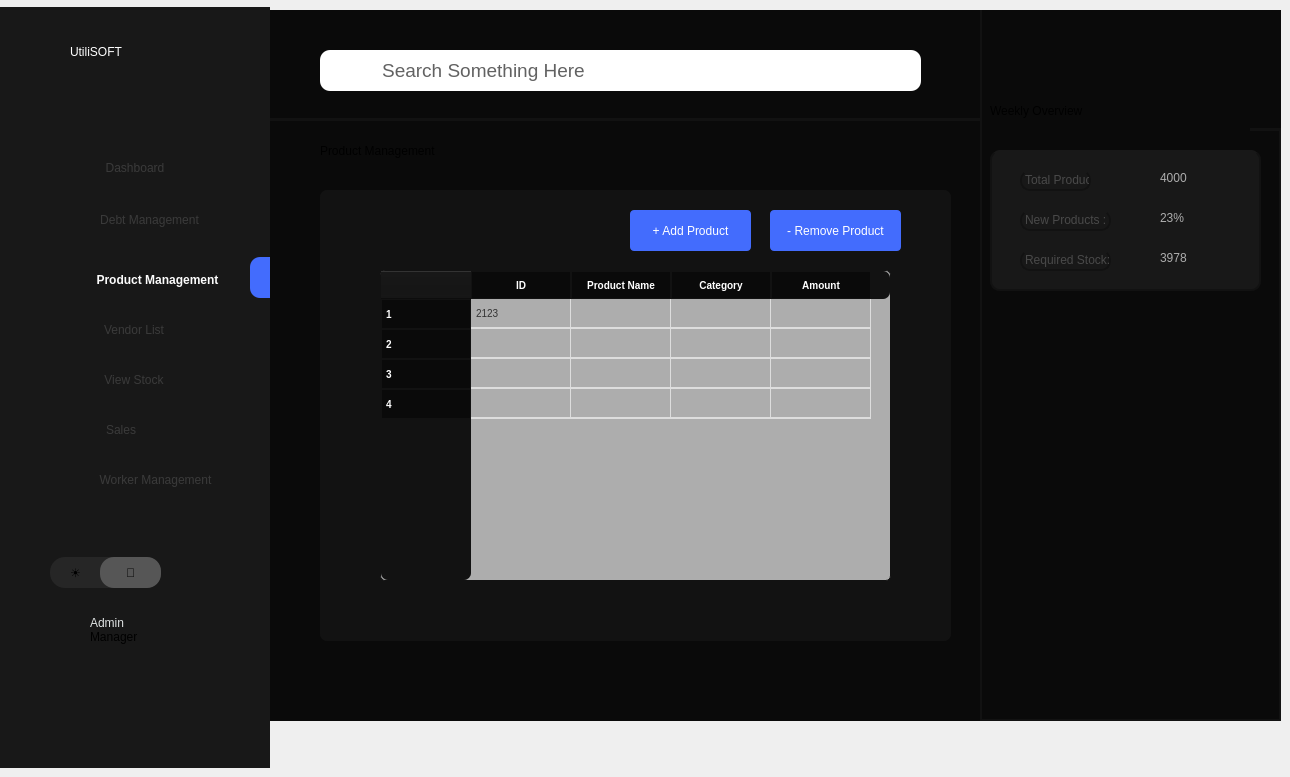
    <widget class="QWidget" name="ProductMgmnt">
     <widget class="QWidget" name="widget_46" native="true">
      <property name="geometry">
       <rect>
        <x>270</x>
        <y>120</y>
        <width>711</width>
        <height>601</height>
       </rect>
      </property>
      <property name="styleSheet">
       <string notr="true">background:#0a0a0a;</string>
      </property>
      <widget class="QLabel" name="label_124">
       <property name="geometry">
        <rect>
         <x>50</x>
         <y>0</y>
         <width>211</width>
         <height>61</height>
        </rect>
       </property>
       <property name="styleSheet">
        <string notr="true">font: 16pt &quot;Sans Serif Collection&quot;;
border:none;</string>
       </property>
       <property name="text">
        <string>Product Management</string>
       </property>
      </widget>
      <widget class="QWidget" name="widget_47" native="true">
       <property name="geometry">
        <rect>
         <x>50</x>
         <y>70</y>
         <width>631</width>
         <height>451</height>
        </rect>
       </property>
       <property name="styleSheet">
        <string notr="true">background : #121212;
border-radius:7px;</string>
       </property>
       <widget class="QTableWidget" name="tableWidget_10">
        <property name="geometry">
         <rect>
          <x>60</x>
          <y>80</y>
          <width>511</width>
          <height>311</height>
         </rect>
        </property>
        <property name="styleSheet">
         <string notr="true">QTableWidget, QTableView {
    border: 1px solid #121212;
    border-radius: 5px;
    gridline-color: #ddd;
    background-color: #adadad;
    font-size: 10px;
    font-family: Arial, sans-serif;
    color: #333;
    selection-background-color: #0078D7;
    selection-color: white;
	MAX-WIDTH:600PX;
}



QHeaderView::section {
	width : 80px;
    background-color:#0a0a0a;
    color: white;
    padding: 4px;
    border: 1px solid #121212;
    font-size: 10px;
    font-weight: bold;
    content-align: center;
}

QTableWidget::item, QTableView::item {
    padding: 2px;
    border-bottom: 1px solid #ddd;
    text-align: center;
	 min-width: 250px;
}

QTableWidget::item:selected, QTableView::item:selected {
    background-color: #0078D7;
    color: white;

}

QTableCornerButton::section {
    background-color: #adadad;
    border: 1px solid #adadad;
	border-top-left-radius: 8px;

  
}
</string>
        </property>
        <row/>
        <row/>
        <row/>
        <row/>
        <column>
         <property name="text">
          <string>ID</string>
         </property>
        </column>
        <column>
         <property name="text">
          <string>Product Name</string>
         </property>
        </column>
        <column>
         <property name="text">
          <string>Category</string>
         </property>
        </column>
        <column>
         <property name="text">
          <string>Amount</string>
         </property>
        </column>
        <item row="0" column="0">
         <property name="text">
          <string>2123</string>
         </property>
         <property name="icon">
          <iconset theme="QIcon::ThemeIcon::FormatJustifyCenter"/>
         </property>
        </item>
        <item row="0" column="1">
         <property name="text">
          <string/>
         </property>
         <property name="textAlignment">
          <set>AlignCenter</set>
         </property>
         <property name="icon">
          <iconset theme="QIcon::ThemeIcon::FormatJustifyCenter"/>
         </property>
         <property name="flags">
          <set>ItemIsSelectable|ItemIsDragEnabled|ItemIsDropEnabled|ItemIsUserCheckable|ItemIsEnabled</set>
         </property>
        </item>
        <item row="0" column="2">
         <property name="text">
          <string/>
         </property>
         <property name="icon">
          <iconset theme="QIcon::ThemeIcon::FormatJustifyCenter"/>
         </property>
        </item>
        <item row="0" column="3">
         <property name="text">
          <string/>
         </property>
         <property name="font">
          <font>
           <family>Times New Roman</family>
          </font>
         </property>
         <property name="icon">
          <iconset theme="QIcon::ThemeIcon::FormatJustifyCenter"/>
         </property>
        </item>
       </widget>
       <widget class="QPushButton" name="pushButton_39">
        <property name="geometry">
         <rect>
          <x>450</x>
          <y>20</y>
          <width>131</width>
          <height>41</height>
         </rect>
        </property>
        <property name="styleSheet">
         <string notr="true">background:#436cfd;
font: 500 10pt &quot;Microsoft Sans Serif&quot;;
color:white;
border-radius: 4px;
</string>
        </property>
        <property name="text">
         <string>- Remove Product</string>
        </property>
       </widget>
       <widget class="QPushButton" name="pushButton_40">
        <property name="geometry">
         <rect>
          <x>310</x>
          <y>20</y>
          <width>121</width>
          <height>41</height>
         </rect>
        </property>
        <property name="styleSheet">
         <string notr="true">background:#436cfd;
font: 500 10pt &quot;Microsoft Sans Serif&quot;;
color:white;
border-radius: 4px;
</string>
        </property>
        <property name="text">
         <string>+ Add Product</string>
        </property>
       </widget>
      </widget>
     </widget>
     <widget class="QFrame" name="frame_4">
      <property name="geometry">
       <rect>
        <x>0</x>
        <y>7</y>
        <width>270</width>
        <height>761</height>
       </rect>
      </property>
      <property name="styleSheet">
       <string notr="true">max-width:270px;
max-height:768px;
background-color:#181818;</string>
      </property>
      <widget class="QLabel" name="label_125">
       <property name="geometry">
        <rect>
         <x>70</x>
         <y>10</y>
         <width>181</width>
         <height>70</height>
        </rect>
       </property>
       <property name="styleSheet">
        <string notr="true">max-height:70px;
max-width:200px;
background:transparent;
font: 700 28pt &quot;Century Gothic&quot;;
color:white;
 text-align: center; 
 vertical-align: middle;</string>
       </property>
       <property name="text">
        <string>UtiliSOFT</string>
       </property>
      </widget>
      <widget class="QPushButton" name="page31">
       <property name="geometry">
        <rect>
         <x>0</x>
         <y>100</y>
         <width>270</width>
         <height>81</height>
        </rect>
       </property>
       <property name="styleSheet">
        <string notr="true">margin-top:40px;
        /* Full width of sidebar */
  height: 45px;        /* Optimal button height */
  text-align: center;    /* Align text to the left */
   /* Add space for text from the edge */
      /* Use flexbox for alignment */
 /* Align text &amp; icon vertically */
  gap: 10px; 

	border:none;
color:#3a3a3a;</string>
       </property>
       <property name="text">
        <string>Dashboard</string>
       </property>
      </widget>
      <widget class="QPushButton" name="page32">
       <property name="geometry">
        <rect>
         <x>0</x>
         <y>190</y>
         <width>271</width>
         <height>45</height>
        </rect>
       </property>
       <property name="styleSheet">
        <string notr="true">
     /* Full width of sidebar */
  height: 45px;        /* Optimal button height */
  text-align: center;    /* Align text to the left */
  padding-left: 28px;  /* Add space for text from the edge */
     /* Use flexbox for alignment */
/* Align text &amp; icon vertically */
  gap: 10px; 
	border:none;
color:#3a3a3a;

	border:none;
</string>
       </property>
       <property name="text">
        <string>Debt Management</string>
       </property>
      </widget>
      <widget class="QPushButton" name="page33">
       <property name="geometry">
        <rect>
         <x>0</x>
         <y>250</y>
         <width>270</width>
         <height>45</height>
        </rect>
       </property>
       <property name="styleSheet">
        <string notr="true">
         /* Full width of sidebar */
  height: 45px;        /* Optimal button height */
  text-align: center;    /* Align text to the left */
/* Add space for text from the edge */
  display: flex;       /* Use flexbox for alignment */
  align-items: center; /* Align text &amp; icon vertically */
  gap: 10px; 
	border:none;

font-weight:600;
	border:none;
color:#fcfcfc;

padding-left: 45px;</string>
       </property>
       <property name="text">
        <string>Product Management</string>
       </property>
      </widget>
      <widget class="QPushButton" name="page34">
       <property name="geometry">
        <rect>
         <x>-1</x>
         <y>300</y>
         <width>270</width>
         <height>45</height>
        </rect>
       </property>
       <property name="styleSheet">
        <string notr="true">
         /* Full width of sidebar */
  height: 45px;        /* Optimal button height */
  text-align: center;    /* Align text to the left */
  /* Add space for text from the edge */
  display: flex;       /* Use flexbox for alignment */
  align-items: center; /* Align text &amp; icon vertically */
  gap: 10px; 
	border:none;
color:#3a3a3a;</string>
       </property>
       <property name="text">
        <string>Vendor List</string>
       </property>
      </widget>
      <widget class="QPushButton" name="page35">
       <property name="geometry">
        <rect>
         <x>-1</x>
         <y>350</y>
         <width>270</width>
         <height>45</height>
        </rect>
       </property>
       <property name="styleSheet">
        <string notr="true">    /* Full width of sidebar */
  height: 45px;        /* Optimal button height */
  text-align: center;    /* Align text to the left */
    /* Add space for text from the edge */

  gap: 10px; 
	border:none;
color:#3a3a3a;</string>
       </property>
       <property name="text">
        <string>View Stock</string>
       </property>
      </widget>
      <widget class="QPushButton" name="page36">
       <property name="geometry">
        <rect>
         <x>0</x>
         <y>400</y>
         <width>270</width>
         <height>45</height>
        </rect>
       </property>
       <property name="styleSheet">
        <string notr="true">      /* Full width of sidebar */
  height: 45px;        /* Optimal button height */
  text-align: center;
padding-right:28px;    /* Align text to the left */
 /* Align text &amp; icon vertically */
  gap: 10px; 
	border:none;
color:#3a3a3a;</string>
       </property>
       <property name="text">
        <string>Sales</string>
       </property>
      </widget>
      <widget class="QPushButton" name="pushButton_47">
       <property name="geometry">
        <rect>
         <x>50</x>
         <y>550</y>
         <width>111</width>
         <height>31</height>
        </rect>
       </property>
       <property name="styleSheet">
        <string notr="true">max-height:37px;
border-radius:15px;
background:#262626;
text-align:left;
padding-left : 20px;</string>
       </property>
       <property name="text">
        <string>☀</string>
       </property>
      </widget>
      <widget class="QPushButton" name="pushButton_48">
       <property name="geometry">
        <rect>
         <x>100</x>
         <y>550</y>
         <width>61</width>
         <height>31</height>
        </rect>
       </property>
       <property name="styleSheet">
        <string notr="true">max-height:37px;
border:3px;
background:#565656;
border-radius:14px;</string>
       </property>
       <property name="text">
        <string>🌙</string>
       </property>
      </widget>
      <widget class="QLabel" name="label_126">
       <property name="geometry">
        <rect>
         <x>90</x>
         <y>600</y>
         <width>121</width>
         <height>31</height>
        </rect>
       </property>
       <property name="styleSheet">
        <string notr="true">font: 18pt &quot;Microsoft Sans Serif&quot;;
color:#e0e4e4;
</string>
       </property>
       <property name="text">
        <string>Admin</string>
       </property>
      </widget>
      <widget class="QLabel" name="label_127">
       <property name="geometry">
        <rect>
         <x>90</x>
         <y>620</y>
         <width>61</width>
         <height>20</height>
        </rect>
       </property>
       <property name="styleSheet">
        <string notr="true">background:none;
</string>
       </property>
       <property name="text">
        <string>Manager</string>
       </property>
      </widget>
      <widget class="QWidget" name="widget_48" native="true">
       <property name="geometry">
        <rect>
         <x>250</x>
         <y>250</y>
         <width>20</width>
         <height>41</height>
        </rect>
       </property>
       <property name="styleSheet">
        <string notr="true">background:#436cfd;
border-top-left-radius: 10px;
    border-bottom-left-radius: 10px;
   border-top-right-radius: 0px;
    border-bottom-right-radius: 0px;</string>
       </property>
      </widget>
      <widget class="QLabel" name="label_128">
       <property name="geometry">
        <rect>
         <x>60</x>
         <y>140</y>
         <width>41</width>
         <height>41</height>
        </rect>
       </property>
       <property name="styleSheet">
        <string notr="true">background-color:transparent;
background-image: url(&quot;:/new/prefix1/images/dashboard-square-02-Stroke-Rounded.png&quot;);
    background-repeat: no-repeat;
    background-position: center;
    background-origin: content;</string>
       </property>
       <property name="text">
        <string/>
       </property>
       <property name="scaledContents">
        <bool>true</bool>
       </property>
      </widget>
      <widget class="QLabel" name="label_129">
       <property name="geometry">
        <rect>
         <x>60</x>
         <y>190</y>
         <width>41</width>
         <height>41</height>
        </rect>
       </property>
       <property name="styleSheet">
        <string notr="true">background-color:transparent;
background-image: url(&quot;:/new/prefix1/images/invoice-Stroke-Rounded.png&quot;);
    background-repeat: no-repeat;
    background-position: center;
    background-origin: content;</string>
       </property>
       <property name="text">
        <string/>
       </property>
       <property name="scaledContents">
        <bool>true</bool>
       </property>
      </widget>
      <widget class="QLabel" name="label_130">
       <property name="geometry">
        <rect>
         <x>50</x>
         <y>600</y>
         <width>40</width>
         <height>40</height>
        </rect>
       </property>
       <property name="styleSheet">
        <string notr="true">background-color:transparent;
background-image: url(&quot;:/new/prefix1/images/user-circle-02-Stroke-Rounded.png&quot;);
    background-repeat: no-repeat;
    background-position: center;
    background-origin: content;
	</string>
       </property>
       <property name="text">
        <string/>
       </property>
       <property name="scaledContents">
        <bool>true</bool>
       </property>
      </widget>
      <widget class="QLabel" name="label_131">
       <property name="geometry">
        <rect>
         <x>60</x>
         <y>400</y>
         <width>41</width>
         <height>41</height>
        </rect>
       </property>
       <property name="styleSheet">
        <string notr="true">background-color:transparent;
background-image: url(&quot;:/new/prefix1/images/shopping-cart-02-Stroke-Rounded.png&quot;);
    background-repeat: no-repeat;
    background-position: center;
    background-origin: content;</string>
       </property>
       <property name="text">
        <string/>
       </property>
       <property name="scaledContents">
        <bool>true</bool>
       </property>
      </widget>
      <widget class="QLabel" name="label_132">
       <property name="geometry">
        <rect>
         <x>60</x>
         <y>250</y>
         <width>41</width>
         <height>41</height>
        </rect>
       </property>
       <property name="styleSheet">
        <string notr="true">background-color:transparent;
background-image: url(&quot;:/new/prefix1/images/package-Stroke-Rounded (1).png&quot;);
    background-repeat: no-repeat;
    background-position: center;
    background-origin: content;</string>
       </property>
       <property name="text">
        <string/>
       </property>
       <property name="scaledContents">
        <bool>true</bool>
       </property>
      </widget>
      <widget class="QLabel" name="label_133">
       <property name="geometry">
        <rect>
         <x>60</x>
         <y>300</y>
         <width>41</width>
         <height>41</height>
        </rect>
       </property>
       <property name="styleSheet">
        <string notr="true">background-color:transparent;
background-image: url(&quot;:/new/prefix1/images/invoice-02-Stroke-Rounded.png&quot;);
    background-repeat: no-repeat;
    background-position: center;
    background-origin: content;</string>
       </property>
       <property name="text">
        <string/>
       </property>
       <property name="scaledContents">
        <bool>true</bool>
       </property>
      </widget>
      <widget class="QLabel" name="label_134">
       <property name="geometry">
        <rect>
         <x>60</x>
         <y>350</y>
         <width>41</width>
         <height>31</height>
        </rect>
       </property>
       <property name="styleSheet">
        <string notr="true">background-color:transparent;
background-image: url(&quot;:/new/prefix1/images//folder-view-Stroke-Rounded.png&quot;);
    background-repeat: no-repeat;
    background-position: center;
    background-origin: content;</string>
       </property>
       <property name="text">
        <string/>
       </property>
       <property name="scaledContents">
        <bool>true</bool>
       </property>
      </widget>
      <widget class="QLabel" name="label_398">
       <property name="geometry">
        <rect>
         <x>60</x>
         <y>450</y>
         <width>41</width>
         <height>41</height>
        </rect>
       </property>
       <property name="styleSheet">
        <string notr="true">background-color:transparent;
background-image: url(&quot;:/new/prefix1/images/user-circle-02-Stroke-Rounded.png&quot;);
    background-repeat: no-repeat;
    background-position: center;
    background-origin: content;</string>
       </property>
       <property name="text">
        <string/>
       </property>
       <property name="scaledContents">
        <bool>true</bool>
       </property>
      </widget>
      <widget class="QPushButton" name="page37">
       <property name="geometry">
        <rect>
         <x>0</x>
         <y>450</y>
         <width>271</width>
         <height>45</height>
        </rect>
       </property>
       <property name="styleSheet">
        <string notr="true">
     /* Full width of sidebar */
  height: 45px;        /* Optimal button height */
  text-align: center;    /* Align text to the left */
  padding-left: 40px;  /* Add space for text from the edge */
     /* Use flexbox for alignment */
/* Align text &amp; icon vertically */
  gap: 10px; 
	border:none;

color:#3a3a3a;</string>
       </property>
       <property name="text">
        <string>Worker Management</string>
       </property>
      </widget>
      <zorder>page37</zorder>
      <zorder>label_398</zorder>
      <zorder>label_125</zorder>
      <zorder>page31</zorder>
      <zorder>page32</zorder>
      <zorder>page33</zorder>
      <zorder>page34</zorder>
      <zorder>page35</zorder>
      <zorder>page36</zorder>
      <zorder>pushButton_47</zorder>
      <zorder>pushButton_48</zorder>
      <zorder>label_126</zorder>
      <zorder>label_127</zorder>
      <zorder>widget_48</zorder>
      <zorder>label_128</zorder>
      <zorder>label_129</zorder>
      <zorder>label_130</zorder>
      <zorder>label_131</zorder>
      <zorder>label_132</zorder>
      <zorder>label_133</zorder>
      <zorder>label_134</zorder>
     </widget>
     <widget class="QWidget" name="widget_49" native="true">
      <property name="geometry">
       <rect>
        <x>270</x>
        <y>10</y>
        <width>711</width>
        <height>111</height>
       </rect>
      </property>
      <property name="styleSheet">
       <string notr="true">border:5px;
background:#0a0a0a;
border: 3px solid #121212;
border-right:none;
border-top:none;
border-left:none;


</string>
      </property>
      <widget class="QLabel" name="label_135">
       <property name="geometry">
        <rect>
         <x>50</x>
         <y>40</y>
         <width>601</width>
         <height>41</height>
        </rect>
       </property>
       <property name="font">
        <font>
         <family>Microsoft Sans Serif</family>
         <pointsize>14</pointsize>
         <italic>false</italic>
         <bold>false</bold>
        </font>
       </property>
       <property name="styleSheet">
        <string notr="true">  border-radius: 10px; 
font: 14pt &quot;Microsoft Sans Serif&quot;;
background: white;
 padding-left: 15px;
color:#626262;
border:none;
</string>
       </property>
       <property name="text">
        <string>        Search Something Here </string>
       </property>
      </widget>
      <widget class="QLabel" name="label_136">
       <property name="geometry">
        <rect>
         <x>60</x>
         <y>50</y>
         <width>31</width>
         <height>21</height>
        </rect>
       </property>
       <property name="styleSheet">
        <string notr="true">border-radius:10px;
border:none;
background-color:none;
  background-image: url(&quot;:/new/prefix1/images/search-01-Stroke-Rounded.png&quot;);
    background-repeat: no-repeat;
    background-position: center;
    background-origin: content;</string>
       </property>
       <property name="text">
        <string/>
       </property>
       <property name="scaledContents">
        <bool>true</bool>
       </property>
      </widget>
     </widget>
     <widget class="QWidget" name="widget_50" native="true">
      <property name="geometry">
       <rect>
        <x>980</x>
        <y>10</y>
        <width>301</width>
        <height>711</height>
       </rect>
      </property>
      <property name="styleSheet">
       <string notr="true">background:#0a0a0a;
border: 2px solid #121212;
border-top:none;</string>
      </property>
      <widget class="QWidget" name="widget_51" native="true">
       <property name="geometry">
        <rect>
         <x>10</x>
         <y>140</y>
         <width>271</width>
         <height>141</height>
        </rect>
       </property>
       <property name="styleSheet">
        <string notr="true">border-radius: 10px;
background:#181818;</string>
       </property>
       <widget class="QLabel" name="label_137">
        <property name="geometry">
         <rect>
          <x>30</x>
          <y>20</y>
          <width>71</width>
          <height>21</height>
         </rect>
        </property>
        <property name="styleSheet">
         <string notr="true">color:#494949;
</string>
        </property>
        <property name="text">
         <string>Total Products:</string>
        </property>
       </widget>
       <widget class="QLabel" name="label_138">
        <property name="geometry">
         <rect>
          <x>30</x>
          <y>60</y>
          <width>91</width>
          <height>21</height>
         </rect>
        </property>
        <property name="styleSheet">
         <string notr="true">color:#494949;
</string>
        </property>
        <property name="text">
         <string>New Products :</string>
        </property>
       </widget>
       <widget class="QLabel" name="label_139">
        <property name="geometry">
         <rect>
          <x>30</x>
          <y>100</y>
          <width>91</width>
          <height>21</height>
         </rect>
        </property>
        <property name="styleSheet">
         <string notr="true">color:#494949;
</string>
        </property>
        <property name="text">
         <string>Required Stock:</string>
        </property>
       </widget>
       <widget class="QLabel" name="label_140">
        <property name="geometry">
         <rect>
          <x>170</x>
          <y>20</y>
          <width>91</width>
          <height>16</height>
         </rect>
        </property>
        <property name="styleSheet">
         <string notr="true">border:none;
color:#adadad;</string>
        </property>
        <property name="text">
         <string>4000</string>
        </property>
       </widget>
       <widget class="QLabel" name="label_141">
        <property name="geometry">
         <rect>
          <x>170</x>
          <y>60</y>
          <width>91</width>
          <height>16</height>
         </rect>
        </property>
        <property name="styleSheet">
         <string notr="true">border:none;
color:#adadad;</string>
        </property>
        <property name="text">
         <string>23%</string>
        </property>
       </widget>
       <widget class="QLabel" name="label_142">
        <property name="geometry">
         <rect>
          <x>170</x>
          <y>100</y>
          <width>91</width>
          <height>16</height>
         </rect>
        </property>
        <property name="styleSheet">
         <string notr="true">border:none;
color:#adadad;</string>
        </property>
        <property name="text">
         <string>3978</string>
        </property>
       </widget>
      </widget>
      <widget class="QWidget" name="widget_52" native="true">
       <property name="geometry">
        <rect>
         <x>980</x>
         <y>0</y>
         <width>301</width>
         <height>720</height>
        </rect>
       </property>
       <property name="styleSheet">
        <string notr="true">background:#0a0a0a;
border: 2px solid #121212;
border-top:none;</string>
       </property>
       <widget class="QLabel" name="label_143">
        <property name="geometry">
         <rect>
          <x>20</x>
          <y>20</y>
          <width>111</width>
          <height>61</height>
         </rect>
        </property>
        <property name="styleSheet">
         <string notr="true">font: 16pt &quot;Sans Serif Collection&quot;;
border:none;</string>
        </property>
        <property name="text">
         <string>Overview</string>
        </property>
       </widget>
       <widget class="QWidget" name="widget_53" native="true">
        <property name="geometry">
         <rect>
          <x>20</x>
          <y>80</y>
          <width>271</width>
          <height>141</height>
         </rect>
        </property>
        <property name="styleSheet">
         <string notr="true">border-radius: 10px;
background:#181818;</string>
        </property>
        <widget class="QLabel" name="label_144">
         <property name="geometry">
          <rect>
           <x>30</x>
           <y>20</y>
           <width>71</width>
           <height>21</height>
          </rect>
         </property>
         <property name="styleSheet">
          <string notr="true">color:#494949;
</string>
         </property>
         <property name="text">
          <string>Total Sales:</string>
         </property>
        </widget>
        <widget class="QLabel" name="label_145">
         <property name="geometry">
          <rect>
           <x>30</x>
           <y>60</y>
           <width>71</width>
           <height>21</height>
          </rect>
         </property>
         <property name="styleSheet">
          <string notr="true">color:#494949;
</string>
         </property>
         <property name="text">
          <string>Total Profit:</string>
         </property>
        </widget>
        <widget class="QLabel" name="label_146">
         <property name="geometry">
          <rect>
           <x>30</x>
           <y>100</y>
           <width>91</width>
           <height>21</height>
          </rect>
         </property>
         <property name="styleSheet">
          <string notr="true">color:#494949;
</string>
         </property>
         <property name="text">
          <string>Remaining Stock:</string>
         </property>
        </widget>
        <widget class="QLabel" name="label_147">
         <property name="geometry">
          <rect>
           <x>170</x>
           <y>20</y>
           <width>91</width>
           <height>16</height>
          </rect>
         </property>
         <property name="styleSheet">
          <string notr="true">border:none;
color:#adadad;</string>
         </property>
         <property name="text">
          <string>4000</string>
         </property>
        </widget>
        <widget class="QLabel" name="label_148">
         <property name="geometry">
          <rect>
           <x>170</x>
           <y>60</y>
           <width>91</width>
           <height>16</height>
          </rect>
         </property>
         <property name="styleSheet">
          <string notr="true">border:none;
color:#adadad;</string>
         </property>
         <property name="text">
          <string>23%</string>
         </property>
        </widget>
        <widget class="QLabel" name="label_149">
         <property name="geometry">
          <rect>
           <x>170</x>
           <y>100</y>
           <width>91</width>
           <height>16</height>
          </rect>
         </property>
         <property name="styleSheet">
          <string notr="true">border:none;
color:#adadad;</string>
         </property>
         <property name="text">
          <string>3978</string>
         </property>
        </widget>
       </widget>
       <widget class="QLabel" name="label_150">
        <property name="geometry">
         <rect>
          <x>30</x>
          <y>240</y>
          <width>141</width>
          <height>61</height>
         </rect>
        </property>
        <property name="styleSheet">
         <string notr="true">font: 16pt &quot;Sans Serif Collection&quot;;
border:none;</string>
        </property>
        <property name="text">
         <string>Weekly Report</string>
        </property>
       </widget>
       <widget class="QTableWidget" name="tableWidget_11">
        <property name="geometry">
         <rect>
          <x>20</x>
          <y>310</y>
          <width>271</width>
          <height>231</height>
         </rect>
        </property>
        <property name="styleSheet">
         <string notr="true">QTableWidget, QTableView {
    border: 1px solid #121212;
    border-radius: 5px;
    gridline-color: #ddd;
    background-color: #adadad;
    font-size: 10px;
    font-family: Arial, sans-serif;
    color: #333;
    selection-background-color: #0078D7;
    selection-color: white;
}

QHeaderView::section {
    background-color:#0a0a0a;
    color: white;
    padding: 4px;
    border: 1px solid #121212;
    font-size: 10px;
    font-weight: bold;
    text-align: center;
}

QTableWidget::item, QTableView::item {
    padding: 2px;
    border-bottom: 1px solid #ddd;
    text-align: center;
}

QTableWidget::item:selected, QTableView::item:selected {
    background-color: #0078D7;
    color: white;
}

QTableCornerButton::section {
    background-color: #adadad;
    border: 1px solid #adadad;
	border-top-left-radius: 8px;
  
}
</string>
        </property>
        <row/>
        <row/>
        <row/>
        <row/>
        <column>
         <property name="text">
          <string>Total Sales</string>
         </property>
        </column>
        <column>
         <property name="text">
          <string>Total Profit</string>
         </property>
        </column>
        <column>
         <property name="text">
          <string>Remaining Debtors</string>
         </property>
        </column>
        <column>
         <property name="text">
          <string>Remaining Stock</string>
         </property>
        </column>
        <item row="0" column="0">
         <property name="text">
          <string>2123</string>
         </property>
        </item>
       </widget>
      </widget>
      <widget class="QWidget" name="widget_54" native="true">
       <property name="geometry">
        <rect>
         <x>270</x>
         <y>0</y>
         <width>711</width>
         <height>121</height>
        </rect>
       </property>
       <property name="styleSheet">
        <string notr="true">border:5px;
background:#0a0a0a;
border: 3px solid #121212;
border-right:none;
border-top:none;
border-left:none;


</string>
       </property>
       <widget class="QLabel" name="label_151">
        <property name="geometry">
         <rect>
          <x>50</x>
          <y>40</y>
          <width>601</width>
          <height>41</height>
         </rect>
        </property>
        <property name="font">
         <font>
          <family>Microsoft Sans Serif</family>
          <pointsize>14</pointsize>
          <italic>false</italic>
          <bold>false</bold>
         </font>
        </property>
        <property name="styleSheet">
         <string notr="true">  border-radius: 10px; 
font: 14pt &quot;Microsoft Sans Serif&quot;;
background: white;
 padding-left: 15px;
color:#626262;
border:none;
</string>
        </property>
        <property name="text">
         <string>        Search Something Here </string>
        </property>
       </widget>
       <widget class="QLabel" name="label_152">
        <property name="geometry">
         <rect>
          <x>60</x>
          <y>50</y>
          <width>31</width>
          <height>21</height>
         </rect>
        </property>
        <property name="styleSheet">
         <string notr="true">border-radius:10px;
border:none;
background-color:none;
  background-image: url(&quot;:/new/prefix1/search-01-Stroke-Rounded.png&quot;);
    background-repeat: no-repeat;
    background-position: center;
    background-origin: content;</string>
        </property>
        <property name="text">
         <string/>
        </property>
        <property name="scaledContents">
         <bool>true</bool>
        </property>
       </widget>
      </widget>
      <widget class="QLabel" name="label_153">
       <property name="geometry">
        <rect>
         <x>10</x>
         <y>70</y>
         <width>181</width>
         <height>61</height>
        </rect>
       </property>
       <property name="styleSheet">
        <string notr="true">font: 16pt &quot;Sans Serif Collection&quot;;
border:none;</string>
       </property>
       <property name="text">
        <string>Weekly Overview</string>
       </property>
      </widget>
     </widget>
    </widget>
